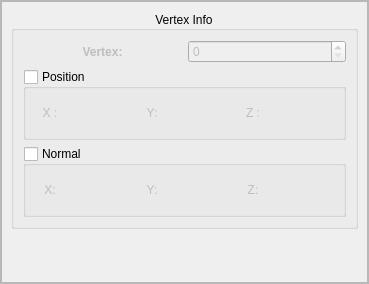
<?xml version="1.0" encoding="UTF-8"?>
<ui version="4.0">
 <class>MeshAnimatorUI</class>
 <widget class="QFrame" name="MeshAnimatorUI">
  <property name="geometry">
   <rect>
    <x>0</x>
    <y>0</y>
    <width>369</width>
    <height>284</height>
   </rect>
  </property>
  <property name="windowTitle">
   <string>Frame</string>
  </property>
  <property name="frameShape">
   <enum>QFrame::StyledPanel</enum>
  </property>
  <property name="frameShadow">
   <enum>QFrame::Raised</enum>
  </property>
  <layout class="QGridLayout" name="gridLayout_3">
   <property name="leftMargin">
    <number>0</number>
   </property>
   <property name="topMargin">
    <number>0</number>
   </property>
   <property name="rightMargin">
    <number>0</number>
   </property>
   <property name="bottomMargin">
    <number>0</number>
   </property>
   <item row="0" column="0">
    <widget class="QScrollArea" name="scrollArea">
     <property name="widgetResizable">
      <bool>true</bool>
     </property>
     <widget class="QWidget" name="scrollAreaWidgetContents">
      <property name="geometry">
       <rect>
        <x>0</x>
        <y>0</y>
        <width>365</width>
        <height>280</height>
       </rect>
      </property>
      <layout class="QGridLayout" name="gridLayout_2">
       <item row="1" column="0">
        <spacer name="verticalSpacer">
         <property name="orientation">
          <enum>Qt::Vertical</enum>
         </property>
         <property name="sizeHint" stdset="0">
          <size>
           <width>20</width>
           <height>40</height>
          </size>
         </property>
        </spacer>
       </item>
       <item row="0" column="0">
        <widget class="QGroupBox" name="m_vertexInfo">
         <property name="font">
          <font>
           <weight>50</weight>
           <bold>false</bold>
          </font>
         </property>
         <property name="title">
          <string>Vertex Info</string>
         </property>
         <property name="alignment">
          <set>Qt::AlignCenter</set>
         </property>
         <property name="flat">
          <bool>false</bool>
         </property>
         <property name="checkable">
          <bool>false</bool>
         </property>
         <layout class="QVBoxLayout" name="verticalLayout">
          <item>
           <layout class="QHBoxLayout" name="horizontalLayout_6">
            <item>
             <widget class="QLabel" name="label">
              <property name="enabled">
               <bool>false</bool>
              </property>
              <property name="font">
               <font>
                <weight>75</weight>
                <bold>true</bold>
               </font>
              </property>
              <property name="text">
               <string>Vertex:</string>
              </property>
              <property name="alignment">
               <set>Qt::AlignCenter</set>
              </property>
              <property name="buddy">
               <cstring>m_vertexIdx</cstring>
              </property>
             </widget>
            </item>
            <item>
             <widget class="QSpinBox" name="m_vertexIdx">
              <property name="enabled">
               <bool>false</bool>
              </property>
             </widget>
            </item>
           </layout>
          </item>
          <item>
           <widget class="QGroupBox" name="m_position">
            <property name="title">
             <string>Position</string>
            </property>
            <property name="checkable">
             <bool>true</bool>
            </property>
            <property name="checked">
             <bool>false</bool>
            </property>
            <layout class="QHBoxLayout" name="horizontalLayout">
             <item>
              <widget class="QLabel" name="coordX">
               <property name="enabled">
                <bool>false</bool>
               </property>
               <property name="minimumSize">
                <size>
                 <width>0</width>
                 <height>30</height>
                </size>
               </property>
               <property name="maximumSize">
                <size>
                 <width>30</width>
                 <height>16777215</height>
                </size>
               </property>
               <property name="text">
                <string>X :</string>
               </property>
               <property name="alignment">
                <set>Qt::AlignCenter</set>
               </property>
              </widget>
             </item>
             <item>
              <widget class="QLabel" name="m_vertexPX">
               <property name="minimumSize">
                <size>
                 <width>0</width>
                 <height>30</height>
                </size>
               </property>
               <property name="cursor">
                <cursorShape>ArrowCursor</cursorShape>
               </property>
               <property name="text">
                <string/>
               </property>
               <property name="alignment">
                <set>Qt::AlignRight|Qt::AlignTrailing|Qt::AlignVCenter</set>
               </property>
              </widget>
             </item>
             <item>
              <widget class="QLabel" name="coordY">
               <property name="enabled">
                <bool>false</bool>
               </property>
               <property name="minimumSize">
                <size>
                 <width>0</width>
                 <height>30</height>
                </size>
               </property>
               <property name="maximumSize">
                <size>
                 <width>30</width>
                 <height>16777215</height>
                </size>
               </property>
               <property name="text">
                <string>Y:</string>
               </property>
               <property name="alignment">
                <set>Qt::AlignCenter</set>
               </property>
              </widget>
             </item>
             <item>
              <widget class="QLabel" name="m_vertexPY">
               <property name="minimumSize">
                <size>
                 <width>0</width>
                 <height>30</height>
                </size>
               </property>
               <property name="text">
                <string/>
               </property>
               <property name="alignment">
                <set>Qt::AlignRight|Qt::AlignTrailing|Qt::AlignVCenter</set>
               </property>
              </widget>
             </item>
             <item>
              <widget class="QLabel" name="coordZ">
               <property name="enabled">
                <bool>false</bool>
               </property>
               <property name="minimumSize">
                <size>
                 <width>0</width>
                 <height>30</height>
                </size>
               </property>
               <property name="maximumSize">
                <size>
                 <width>30</width>
                 <height>16777215</height>
                </size>
               </property>
               <property name="text">
                <string>Z :</string>
               </property>
               <property name="alignment">
                <set>Qt::AlignCenter</set>
               </property>
              </widget>
             </item>
             <item>
              <widget class="QLabel" name="m_vertexPZ">
               <property name="minimumSize">
                <size>
                 <width>0</width>
                 <height>30</height>
                </size>
               </property>
               <property name="text">
                <string/>
               </property>
               <property name="alignment">
                <set>Qt::AlignRight|Qt::AlignTrailing|Qt::AlignVCenter</set>
               </property>
              </widget>
             </item>
            </layout>
           </widget>
          </item>
          <item>
           <widget class="QGroupBox" name="m_normal">
            <property name="title">
             <string>Normal</string>
            </property>
            <property name="checkable">
             <bool>true</bool>
            </property>
            <property name="checked">
             <bool>false</bool>
            </property>
            <layout class="QHBoxLayout" name="horizontalLayout_2">
             <item>
              <widget class="QLabel" name="label_8">
               <property name="minimumSize">
                <size>
                 <width>0</width>
                 <height>30</height>
                </size>
               </property>
               <property name="maximumSize">
                <size>
                 <width>30</width>
                 <height>16777215</height>
                </size>
               </property>
               <property name="text">
                <string>X:</string>
               </property>
               <property name="alignment">
                <set>Qt::AlignCenter</set>
               </property>
              </widget>
             </item>
             <item>
              <widget class="QLabel" name="m_vertexNX">
               <property name="minimumSize">
                <size>
                 <width>0</width>
                 <height>30</height>
                </size>
               </property>
               <property name="text">
                <string/>
               </property>
               <property name="alignment">
                <set>Qt::AlignRight|Qt::AlignTrailing|Qt::AlignVCenter</set>
               </property>
              </widget>
             </item>
             <item>
              <widget class="QLabel" name="label_10">
               <property name="minimumSize">
                <size>
                 <width>0</width>
                 <height>30</height>
                </size>
               </property>
               <property name="maximumSize">
                <size>
                 <width>30</width>
                 <height>16777215</height>
                </size>
               </property>
               <property name="text">
                <string>Y:</string>
               </property>
               <property name="alignment">
                <set>Qt::AlignCenter</set>
               </property>
              </widget>
             </item>
             <item>
              <widget class="QLabel" name="m_vertexNY">
               <property name="minimumSize">
                <size>
                 <width>0</width>
                 <height>30</height>
                </size>
               </property>
               <property name="text">
                <string/>
               </property>
               <property name="alignment">
                <set>Qt::AlignRight|Qt::AlignTrailing|Qt::AlignVCenter</set>
               </property>
              </widget>
             </item>
             <item>
              <widget class="QLabel" name="label_12">
               <property name="minimumSize">
                <size>
                 <width>0</width>
                 <height>30</height>
                </size>
               </property>
               <property name="maximumSize">
                <size>
                 <width>30</width>
                 <height>16777215</height>
                </size>
               </property>
               <property name="text">
                <string>Z:</string>
               </property>
               <property name="alignment">
                <set>Qt::AlignCenter</set>
               </property>
              </widget>
             </item>
             <item>
              <widget class="QLabel" name="m_vertexNZ">
               <property name="minimumSize">
                <size>
                 <width>0</width>
                 <height>30</height>
                </size>
               </property>
               <property name="text">
                <string/>
               </property>
               <property name="alignment">
                <set>Qt::AlignRight|Qt::AlignTrailing|Qt::AlignVCenter</set>
               </property>
              </widget>
             </item>
            </layout>
           </widget>
          </item>
         </layout>
         <zorder></zorder>
         <zorder>m_position</zorder>
         <zorder>m_normal</zorder>
        </widget>
       </item>
      </layout>
     </widget>
    </widget>
   </item>
  </layout>
 </widget>
 <resources/>
 <connections/>
</ui>
